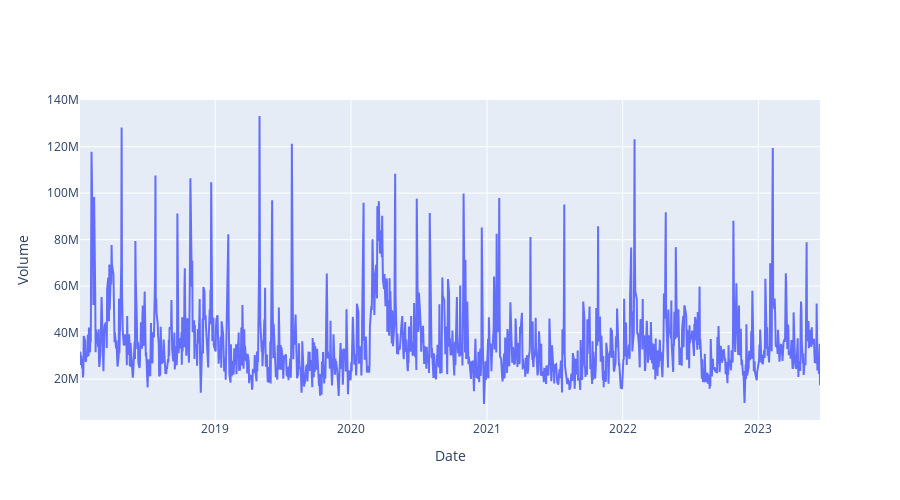

Notebook code for this chart:
### Code cell
# Check the trend in Volume Traded
fig = go.Figure()

fig.add_trace(go.Scatter(x = data.index , y = data['Volume'] , mode = 'lines'))
fig.update_layout(height = 500 , width = 900,
                  xaxis_title='Date' , yaxis_title='Volume')
fig.show()

### Figure 1 — Plotly figure (JSON) as saved in the notebook; plotly's stock layout.template omitted (floating-point values rounded to 4 significant figures; data arrays with more than 128 entries replaced by an {"elided": "..."} marker saying what was removed)
{"data": [{"mode": "lines", "type": "scatter", "x": {"elided": "1374 str values"}, "y": {"elided": "1374 int values"}}], "layout": {"height": 500, "width": 900, "xaxis": {"title": {"text": "Date"}}, "yaxis": {"title": {"text": "Volume"}}}}
